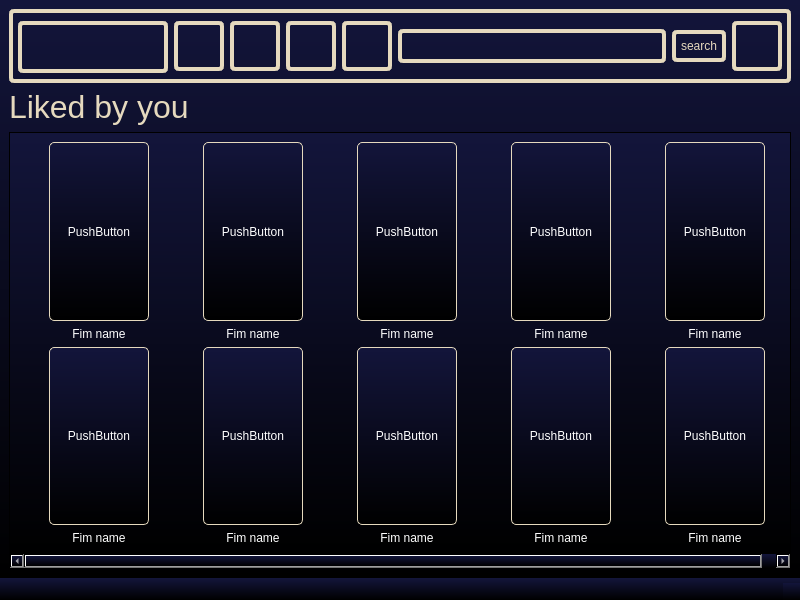
<?xml version="1.0" encoding="UTF-8"?>
<ui version="4.0">
 <class>LikedFilms</class>
 <widget class="QMainWindow" name="LikedFilms">
  <property name="geometry">
   <rect>
    <x>0</x>
    <y>0</y>
    <width>800</width>
    <height>600</height>
   </rect>
  </property>
  <property name="windowTitle">
   <string>MainWindow</string>
  </property>
  <property name="styleSheet">
   <string notr="true">background: qlineargradient(spread: pad, x1: 0, y1: 1, x2: 0, y2: 0, stop: 0 rgb(0, 0, 0), stop: 1 rgb(19, 21, 59));
color: white;</string>
  </property>
  <widget class="QWidget" name="centralwidget">
   <layout class="QVBoxLayout" name="verticalLayout_2">
    <item>
     <layout class="QVBoxLayout" name="verticalLayout">
      <item>
       <widget class="QWidget" name="widget_2" native="true">
        <property name="sizePolicy">
         <sizepolicy hsizetype="Preferred" vsizetype="Fixed">
          <horstretch>0</horstretch>
          <verstretch>74</verstretch>
         </sizepolicy>
        </property>
        <property name="minimumSize">
         <size>
          <width>0</width>
          <height>74</height>
         </size>
        </property>
        <property name="maximumSize">
         <size>
          <width>16777215</width>
          <height>74</height>
         </size>
        </property>
        <property name="layoutDirection">
         <enum>Qt::LeftToRight</enum>
        </property>
        <property name="styleSheet">
         <string notr="true">background-color: rgba(255, 255, 255, 0);
border: 4px solid rgb(229, 217, 190);
border-radius: 5px;
padding: 5px;</string>
        </property>
        <layout class="QHBoxLayout" name="horizontalLayout">
         <item>
          <widget class="QLabel" name="label_2">
           <property name="sizePolicy">
            <sizepolicy hsizetype="Preferred" vsizetype="Fixed">
             <horstretch>0</horstretch>
             <verstretch>0</verstretch>
            </sizepolicy>
           </property>
           <property name="minimumSize">
            <size>
             <width>150</width>
             <height>52</height>
            </size>
           </property>
           <property name="maximumSize">
            <size>
             <width>16777215</width>
             <height>50</height>
            </size>
           </property>
           <property name="styleSheet">
            <string notr="true">border-image: url(:/rec/Pics/BackG2.png);</string>
           </property>
           <property name="text">
            <string/>
           </property>
          </widget>
         </item>
         <item>
          <widget class="QPushButton" name="pushButton_12">
           <property name="minimumSize">
            <size>
             <width>0</width>
             <height>50</height>
            </size>
           </property>
           <property name="styleSheet">
            <string notr="true">border-image: url(:/rec/Pics/housenormal.png);</string>
           </property>
           <property name="text">
            <string/>
           </property>
          </widget>
         </item>
         <item>
          <widget class="QPushButton" name="pushButton_11">
           <property name="minimumSize">
            <size>
             <width>0</width>
             <height>50</height>
            </size>
           </property>
           <property name="styleSheet">
            <string notr="true">border-image: url(:/rec/Pics/Filmsnormal.png);</string>
           </property>
           <property name="text">
            <string/>
           </property>
          </widget>
         </item>
         <item>
          <widget class="QPushButton" name="pushButton_13">
           <property name="minimumSize">
            <size>
             <width>0</width>
             <height>50</height>
            </size>
           </property>
           <property name="styleSheet">
            <string notr="true">border-image: url(:/rec/Pics/TVShowsnormal.png);</string>
           </property>
           <property name="text">
            <string/>
           </property>
          </widget>
         </item>
         <item>
          <widget class="QPushButton" name="pushButton_14">
           <property name="minimumSize">
            <size>
             <width>0</width>
             <height>50</height>
            </size>
           </property>
           <property name="styleSheet">
            <string notr="true">border-image: url(:/rec/Pics/Kidsnormal.png);</string>
           </property>
           <property name="text">
            <string/>
           </property>
          </widget>
         </item>
         <item>
          <widget class="QLineEdit" name="lineEdit">
           <property name="sizePolicy">
            <sizepolicy hsizetype="Expanding" vsizetype="Fixed">
             <horstretch>0</horstretch>
             <verstretch>0</verstretch>
            </sizepolicy>
           </property>
          </widget>
         </item>
         <item>
          <widget class="QPushButton" name="pushButton_15">
           <property name="styleSheet">
            <string notr="true">color: rgb(229, 217, 190);</string>
           </property>
           <property name="text">
            <string>search</string>
           </property>
          </widget>
         </item>
         <item>
          <widget class="QPushButton" name="pushButton_16">
           <property name="minimumSize">
            <size>
             <width>0</width>
             <height>50</height>
            </size>
           </property>
           <property name="styleSheet">
            <string notr="true">border-image: url(:/rec/Pics/profile-user.png);</string>
           </property>
           <property name="text">
            <string/>
           </property>
          </widget>
         </item>
        </layout>
       </widget>
      </item>
     </layout>
    </item>
    <item>
     <widget class="QLabel" name="label_4">
      <property name="minimumSize">
       <size>
        <width>0</width>
        <height>30</height>
       </size>
      </property>
      <property name="styleSheet">
       <string notr="true">background-color: rgba(255, 255, 255, 0);
color: rgb(229, 217, 190);</string>
      </property>
      <property name="text">
       <string>&lt;html&gt;&lt;head/&gt;&lt;body&gt;&lt;p&gt;&lt;span style=&quot; font-size:24pt;&quot;&gt;Liked by you&lt;/span&gt;&lt;/p&gt;&lt;/body&gt;&lt;/html&gt;</string>
      </property>
     </widget>
    </item>
    <item>
     <widget class="QScrollArea" name="scrollArea">
      <property name="widgetResizable">
       <bool>true</bool>
      </property>
      <widget class="QWidget" name="scrollAreaWidgetContents">
       <property name="geometry">
        <rect>
         <x>-27</x>
         <y>0</y>
         <width>800</width>
         <height>390</height>
        </rect>
       </property>
       <layout class="QGridLayout" name="gridLayout_2">
        <item row="0" column="0">
         <layout class="QGridLayout" name="gridLayout">
          <property name="leftMargin">
           <number>30</number>
          </property>
          <property name="rightMargin">
           <number>30</number>
          </property>
          <property name="horizontalSpacing">
           <number>54</number>
          </property>
          <item row="0" column="0">
           <widget class="QPushButton" name="pushButton_3">
            <property name="sizePolicy">
             <sizepolicy hsizetype="Minimum" vsizetype="Expanding">
              <horstretch>0</horstretch>
              <verstretch>0</verstretch>
             </sizepolicy>
            </property>
            <property name="minimumSize">
             <size>
              <width>100</width>
              <height>150</height>
             </size>
            </property>
            <property name="maximumSize">
             <size>
              <width>16777215</width>
              <height>16777215</height>
             </size>
            </property>
            <property name="styleSheet">
             <string notr="true">border: 1px solid rgb(229, 217, 190);
border-radius: 5px;
padding: 5px;</string>
            </property>
            <property name="text">
             <string>PushButton</string>
            </property>
           </widget>
          </item>
          <item row="0" column="1">
           <widget class="QPushButton" name="pushButton_2">
            <property name="sizePolicy">
             <sizepolicy hsizetype="Minimum" vsizetype="Expanding">
              <horstretch>0</horstretch>
              <verstretch>0</verstretch>
             </sizepolicy>
            </property>
            <property name="minimumSize">
             <size>
              <width>0</width>
              <height>150</height>
             </size>
            </property>
            <property name="maximumSize">
             <size>
              <width>16777215</width>
              <height>16777215</height>
             </size>
            </property>
            <property name="styleSheet">
             <string notr="true">border: 1px solid rgb(229, 217, 190);
border-radius: 5px;
padding: 5px;</string>
            </property>
            <property name="text">
             <string>PushButton</string>
            </property>
           </widget>
          </item>
          <item row="0" column="2">
           <widget class="QPushButton" name="pushButton_5">
            <property name="sizePolicy">
             <sizepolicy hsizetype="Minimum" vsizetype="Expanding">
              <horstretch>0</horstretch>
              <verstretch>0</verstretch>
             </sizepolicy>
            </property>
            <property name="minimumSize">
             <size>
              <width>0</width>
              <height>150</height>
             </size>
            </property>
            <property name="styleSheet">
             <string notr="true">border: 1px solid rgb(229, 217, 190);
border-radius: 5px;
padding: 5px;</string>
            </property>
            <property name="text">
             <string>PushButton</string>
            </property>
           </widget>
          </item>
          <item row="0" column="3">
           <widget class="QPushButton" name="pushButton">
            <property name="sizePolicy">
             <sizepolicy hsizetype="Preferred" vsizetype="Expanding">
              <horstretch>0</horstretch>
              <verstretch>0</verstretch>
             </sizepolicy>
            </property>
            <property name="minimumSize">
             <size>
              <width>0</width>
              <height>150</height>
             </size>
            </property>
            <property name="maximumSize">
             <size>
              <width>16777215</width>
              <height>16777215</height>
             </size>
            </property>
            <property name="styleSheet">
             <string notr="true">border: 1px solid rgb(229, 217, 190);
border-radius: 5px;
padding: 5px;</string>
            </property>
            <property name="text">
             <string>PushButton</string>
            </property>
           </widget>
          </item>
          <item row="0" column="4">
           <widget class="QPushButton" name="pushButton_4">
            <property name="sizePolicy">
             <sizepolicy hsizetype="Minimum" vsizetype="Expanding">
              <horstretch>0</horstretch>
              <verstretch>0</verstretch>
             </sizepolicy>
            </property>
            <property name="minimumSize">
             <size>
              <width>0</width>
              <height>150</height>
             </size>
            </property>
            <property name="maximumSize">
             <size>
              <width>16777215</width>
              <height>16777215</height>
             </size>
            </property>
            <property name="styleSheet">
             <string notr="true">border: 1px solid rgb(229, 217, 190);
border-radius: 5px;
padding: 5px;</string>
            </property>
            <property name="text">
             <string>PushButton</string>
            </property>
           </widget>
          </item>
          <item row="1" column="0">
           <widget class="QLabel" name="label_18">
            <property name="minimumSize">
             <size>
              <width>100</width>
              <height>0</height>
             </size>
            </property>
            <property name="maximumSize">
             <size>
              <width>16777215</width>
              <height>100</height>
             </size>
            </property>
            <property name="styleSheet">
             <string notr="true">background-color: rgba(255, 255, 255, 0);</string>
            </property>
            <property name="text">
             <string>&lt;html&gt;&lt;head/&gt;&lt;body&gt;&lt;p align=&quot;center&quot;&gt;Fim name&lt;/p&gt;&lt;/body&gt;&lt;/html&gt;</string>
            </property>
           </widget>
          </item>
          <item row="1" column="1">
           <widget class="QLabel" name="label_23">
            <property name="minimumSize">
             <size>
              <width>100</width>
              <height>0</height>
             </size>
            </property>
            <property name="maximumSize">
             <size>
              <width>16777215</width>
              <height>100</height>
             </size>
            </property>
            <property name="styleSheet">
             <string notr="true">background-color: rgba(255, 255, 255, 0);</string>
            </property>
            <property name="text">
             <string>&lt;html&gt;&lt;head/&gt;&lt;body&gt;&lt;p align=&quot;center&quot;&gt;Fim name&lt;/p&gt;&lt;/body&gt;&lt;/html&gt;</string>
            </property>
           </widget>
          </item>
          <item row="1" column="2">
           <widget class="QLabel" name="label_20">
            <property name="minimumSize">
             <size>
              <width>100</width>
              <height>0</height>
             </size>
            </property>
            <property name="maximumSize">
             <size>
              <width>16777215</width>
              <height>100</height>
             </size>
            </property>
            <property name="styleSheet">
             <string notr="true">background-color: rgba(255, 255, 255, 0);</string>
            </property>
            <property name="text">
             <string>&lt;html&gt;&lt;head/&gt;&lt;body&gt;&lt;p align=&quot;center&quot;&gt;Fim name&lt;/p&gt;&lt;/body&gt;&lt;/html&gt;</string>
            </property>
           </widget>
          </item>
          <item row="1" column="3">
           <widget class="QLabel" name="label_16">
            <property name="minimumSize">
             <size>
              <width>100</width>
              <height>0</height>
             </size>
            </property>
            <property name="maximumSize">
             <size>
              <width>16777215</width>
              <height>100</height>
             </size>
            </property>
            <property name="styleSheet">
             <string notr="true">background-color: rgba(255, 255, 255, 0);</string>
            </property>
            <property name="text">
             <string>&lt;html&gt;&lt;head/&gt;&lt;body&gt;&lt;p align=&quot;center&quot;&gt;Fim name&lt;/p&gt;&lt;/body&gt;&lt;/html&gt;</string>
            </property>
           </widget>
          </item>
          <item row="1" column="4">
           <widget class="QLabel" name="label_17">
            <property name="minimumSize">
             <size>
              <width>100</width>
              <height>0</height>
             </size>
            </property>
            <property name="maximumSize">
             <size>
              <width>16777215</width>
              <height>50</height>
             </size>
            </property>
            <property name="styleSheet">
             <string notr="true">background-color: rgba(255, 255, 255, 0);</string>
            </property>
            <property name="text">
             <string>&lt;html&gt;&lt;head/&gt;&lt;body&gt;&lt;p align=&quot;center&quot;&gt;Fim name&lt;/p&gt;&lt;/body&gt;&lt;/html&gt;</string>
            </property>
           </widget>
          </item>
         </layout>
        </item>
        <item row="1" column="0">
         <layout class="QGridLayout" name="gridLayout_3">
          <property name="leftMargin">
           <number>30</number>
          </property>
          <property name="rightMargin">
           <number>30</number>
          </property>
          <property name="horizontalSpacing">
           <number>54</number>
          </property>
          <item row="0" column="0">
           <widget class="QPushButton" name="pushButton_6">
            <property name="sizePolicy">
             <sizepolicy hsizetype="Minimum" vsizetype="Expanding">
              <horstretch>0</horstretch>
              <verstretch>0</verstretch>
             </sizepolicy>
            </property>
            <property name="minimumSize">
             <size>
              <width>100</width>
              <height>150</height>
             </size>
            </property>
            <property name="styleSheet">
             <string notr="true">border: 1px solid rgb(229, 217, 190);
border-radius: 5px;
padding: 5px;</string>
            </property>
            <property name="text">
             <string>PushButton</string>
            </property>
           </widget>
          </item>
          <item row="0" column="2">
           <widget class="QPushButton" name="pushButton_9">
            <property name="sizePolicy">
             <sizepolicy hsizetype="Minimum" vsizetype="Expanding">
              <horstretch>0</horstretch>
              <verstretch>0</verstretch>
             </sizepolicy>
            </property>
            <property name="minimumSize">
             <size>
              <width>100</width>
              <height>150</height>
             </size>
            </property>
            <property name="styleSheet">
             <string notr="true">border: 1px solid rgb(229, 217, 190);
border-radius: 5px;
padding: 5px;</string>
            </property>
            <property name="text">
             <string>PushButton</string>
            </property>
           </widget>
          </item>
          <item row="0" column="4">
           <widget class="QPushButton" name="pushButton_7">
            <property name="sizePolicy">
             <sizepolicy hsizetype="Minimum" vsizetype="Expanding">
              <horstretch>0</horstretch>
              <verstretch>0</verstretch>
             </sizepolicy>
            </property>
            <property name="minimumSize">
             <size>
              <width>100</width>
              <height>150</height>
             </size>
            </property>
            <property name="styleSheet">
             <string notr="true">border: 1px solid rgb(229, 217, 190);
border-radius: 5px;
padding: 5px;</string>
            </property>
            <property name="text">
             <string>PushButton</string>
            </property>
           </widget>
          </item>
          <item row="0" column="1">
           <widget class="QPushButton" name="pushButton_8">
            <property name="sizePolicy">
             <sizepolicy hsizetype="Minimum" vsizetype="Expanding">
              <horstretch>0</horstretch>
              <verstretch>0</verstretch>
             </sizepolicy>
            </property>
            <property name="minimumSize">
             <size>
              <width>100</width>
              <height>150</height>
             </size>
            </property>
            <property name="styleSheet">
             <string notr="true">border: 1px solid rgb(229, 217, 190);
border-radius: 5px;
padding: 5px;</string>
            </property>
            <property name="text">
             <string>PushButton</string>
            </property>
           </widget>
          </item>
          <item row="0" column="3">
           <widget class="QPushButton" name="pushButton_10">
            <property name="sizePolicy">
             <sizepolicy hsizetype="Minimum" vsizetype="Expanding">
              <horstretch>0</horstretch>
              <verstretch>0</verstretch>
             </sizepolicy>
            </property>
            <property name="minimumSize">
             <size>
              <width>100</width>
              <height>150</height>
             </size>
            </property>
            <property name="styleSheet">
             <string notr="true">border: 1px solid rgb(229, 217, 190);
border-radius: 5px;
padding: 5px;</string>
            </property>
            <property name="text">
             <string>PushButton</string>
            </property>
           </widget>
          </item>
          <item row="1" column="0">
           <widget class="QLabel" name="label_21">
            <property name="minimumSize">
             <size>
              <width>100</width>
              <height>0</height>
             </size>
            </property>
            <property name="maximumSize">
             <size>
              <width>16777215</width>
              <height>100</height>
             </size>
            </property>
            <property name="styleSheet">
             <string notr="true">background-color: rgba(255, 255, 255, 0);</string>
            </property>
            <property name="text">
             <string>&lt;html&gt;&lt;head/&gt;&lt;body&gt;&lt;p align=&quot;center&quot;&gt;Fim name&lt;/p&gt;&lt;/body&gt;&lt;/html&gt;</string>
            </property>
           </widget>
          </item>
          <item row="1" column="1">
           <widget class="QLabel" name="label">
            <property name="minimumSize">
             <size>
              <width>100</width>
              <height>0</height>
             </size>
            </property>
            <property name="maximumSize">
             <size>
              <width>16777215</width>
              <height>100</height>
             </size>
            </property>
            <property name="styleSheet">
             <string notr="true">background-color: rgba(255, 255, 255, 0);</string>
            </property>
            <property name="text">
             <string>&lt;html&gt;&lt;head/&gt;&lt;body&gt;&lt;p align=&quot;center&quot;&gt;Fim name&lt;/p&gt;&lt;/body&gt;&lt;/html&gt;</string>
            </property>
           </widget>
          </item>
          <item row="1" column="2">
           <widget class="QLabel" name="label_3">
            <property name="minimumSize">
             <size>
              <width>100</width>
              <height>0</height>
             </size>
            </property>
            <property name="maximumSize">
             <size>
              <width>16777215</width>
              <height>100</height>
             </size>
            </property>
            <property name="styleSheet">
             <string notr="true">background-color: rgba(255, 255, 255, 0);</string>
            </property>
            <property name="text">
             <string>&lt;html&gt;&lt;head/&gt;&lt;body&gt;&lt;p align=&quot;center&quot;&gt;Fim name&lt;/p&gt;&lt;/body&gt;&lt;/html&gt;</string>
            </property>
           </widget>
          </item>
          <item row="1" column="3">
           <widget class="QLabel" name="label_5">
            <property name="minimumSize">
             <size>
              <width>100</width>
              <height>0</height>
             </size>
            </property>
            <property name="maximumSize">
             <size>
              <width>16777215</width>
              <height>100</height>
             </size>
            </property>
            <property name="styleSheet">
             <string notr="true">background-color: rgba(255, 255, 255, 0);</string>
            </property>
            <property name="text">
             <string>&lt;html&gt;&lt;head/&gt;&lt;body&gt;&lt;p align=&quot;center&quot;&gt;Fim name&lt;/p&gt;&lt;/body&gt;&lt;/html&gt;</string>
            </property>
           </widget>
          </item>
          <item row="1" column="4">
           <widget class="QLabel" name="label_19">
            <property name="minimumSize">
             <size>
              <width>100</width>
              <height>0</height>
             </size>
            </property>
            <property name="maximumSize">
             <size>
              <width>16777215</width>
              <height>100</height>
             </size>
            </property>
            <property name="styleSheet">
             <string notr="true">background-color: rgba(255, 255, 255, 0);</string>
            </property>
            <property name="text">
             <string>&lt;html&gt;&lt;head/&gt;&lt;body&gt;&lt;p align=&quot;center&quot;&gt;Fim name&lt;/p&gt;&lt;/body&gt;&lt;/html&gt;</string>
            </property>
           </widget>
          </item>
         </layout>
        </item>
       </layout>
      </widget>
     </widget>
    </item>
   </layout>
  </widget>
  <widget class="QMenuBar" name="menubar">
   <property name="geometry">
    <rect>
     <x>0</x>
     <y>0</y>
     <width>800</width>
     <height>36</height>
    </rect>
   </property>
  </widget>
  <widget class="QStatusBar" name="statusbar"/>
 </widget>
 <resources/>
 <connections/>
</ui>
